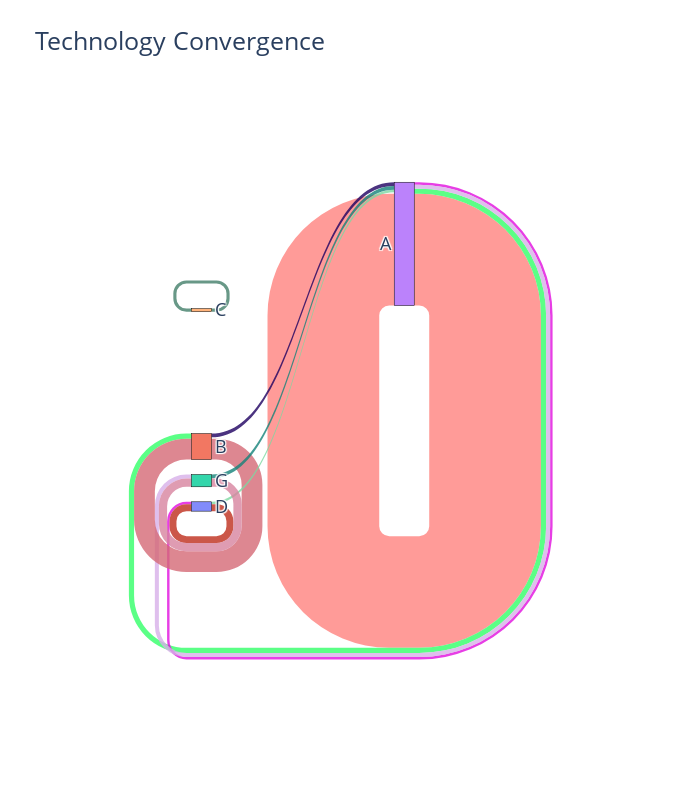

Notebook code for this chart:
### Markdown cell above
# Technology Convergence using Sankey Diagram

### Code cell
flows = []
for classes in df["CPC Classifications"]:
    if isinstance(classes, str):  
        class_list = classes.split(";;")  
        if len(class_list) > 1:  
            for i in range(len(class_list) - 1):
                
                main_class_source = class_list[i][0]  
                main_class_target = class_list[i + 1][0]  
                flows.append((main_class_source, main_class_target))  


flow_counts = pd.DataFrame(flows, columns=["Source", "Target"])
flow_counts["Count"] = 1
flow_counts = flow_counts.groupby(["Source", "Target"]).sum().reset_index()


filtered_flow_counts = flow_counts[flow_counts["Count"] >= 3000]


sources = filtered_flow_counts["Source"].tolist()
targets = filtered_flow_counts["Target"].tolist()
counts = filtered_flow_counts["Count"].tolist()


nodes = list(set(sources + targets))
node_indices = {node: idx for idx, node in enumerate(nodes)}


source_indices = [node_indices[source] for source in sources]
target_indices = [node_indices[target] for target in targets]


link_colors = ['rgba({}, {}, {}, 0.8)'.format(random.randint(0, 255), random.randint(0, 255), random.randint(0, 255)) for _ in range(len(counts))]
link_labels = [f"{count}" for count in counts]


fig = go.Figure(go.Sankey(
    node=dict(
        pad=15,
        thickness=20,
        line=dict(color="black", width=0.5),
        label=nodes,  
    ),
    link=dict(
        source=source_indices,  
        target=target_indices,  
        value=counts,  
        color=link_colors,  
        customdata=link_labels,  
        hovertemplate='Value: %{value}<br>Label: %{customdata}<extra></extra>' 
    )
))


fig.update_layout(title_text="Technology Convergence", font_size=18, width=700, height=800)  

fig.show()

### Figure 1 — Plotly figure (JSON) as saved in the notebook; plotly's stock layout.template omitted (floating-point values rounded to 4 significant figures)
{"data": [{"link": {"color": ["rgba(255, 130, 127, 0.8)", "rgba(51, 255, 104, 0.8)", "rgba(225, 14, 223, 0.8)", "rgba(215, 176, 233, 0.8)", "rgba(31, 1, 97, 0.8)", "rgba(213, 106, 118, 0.8)", "rgba(67, 127, 105, 0.8)", "rgba(126, 217, 162, 0.8)", "rgba(190, 46, 28, 0.8)", "rgba(21, 130, 122, 0.8)", "rgba(216, 132, 159, 0.8)"], "customdata": ["176084", "8174", "3823", "6344", "5913", "32754", "4941", "3660", "10932", "6053", "12958"], "hovertemplate": "Value: %{value}<br>Label: %{customdata}<extra></extra>", "source": [3, 3, 3, 3, 1, 1, 4, 0, 0, 2, 2], "target": [3, 1, 0, 2, 3, 1, 4, 3, 0, 3, 2], "value": [176084, 8174, 3823, 6344, 5913, 32754, 4941, 3660, 10932, 6053, 12958]}, "node": {"label": ["D", "B", "G", "A", "C"], "line": {"color": "black", "width": 0.5}, "pad": 15, "thickness": 20}, "type": "sankey"}], "layout": {"font": {"size": 18}, "height": 800, "title": {"text": "Technology Convergence"}, "width": 700}}
